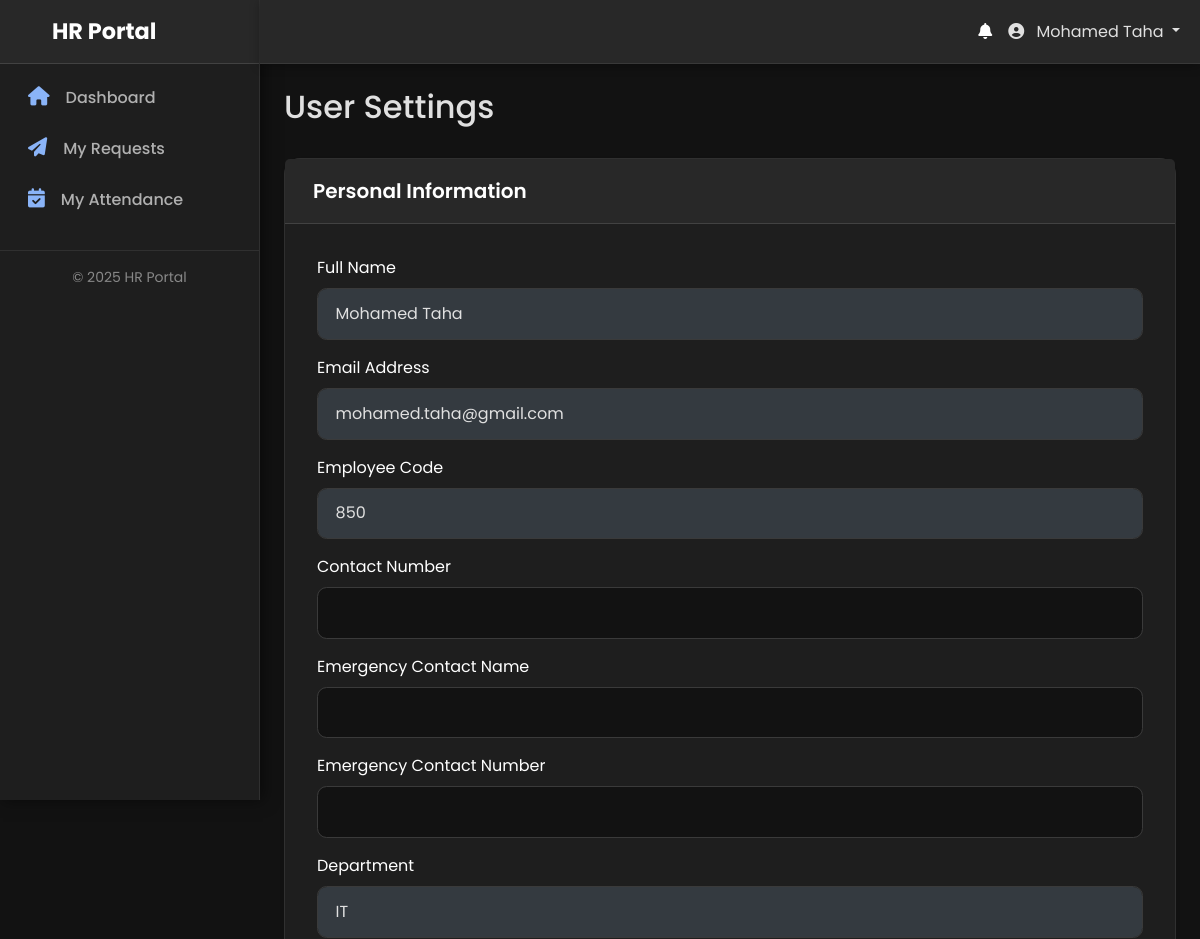
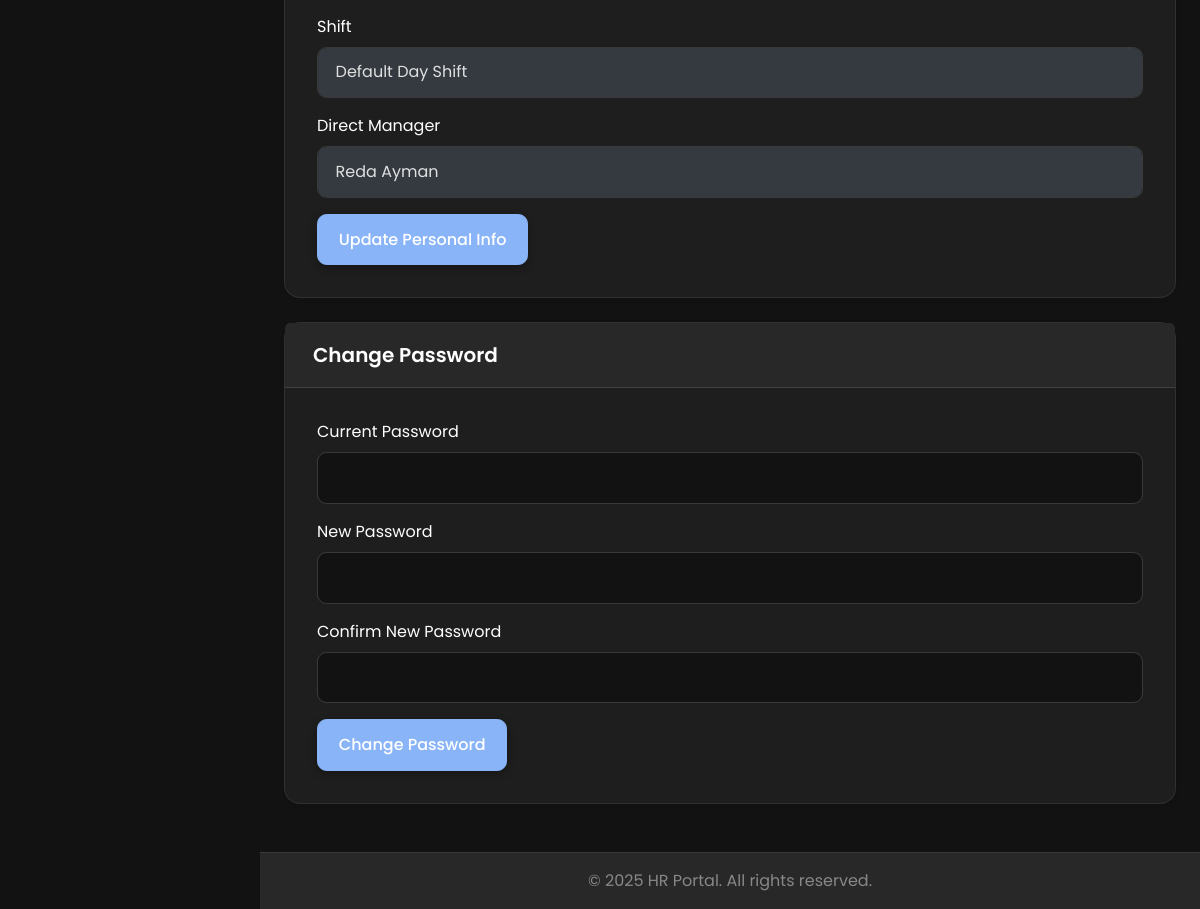
/user_settings.php (signed in), run on the app's committed database (2 pictures, top to bottom).
### tables this page shows
CREATE TABLE `users` (
  `id` int(11) NOT NULL,
  `employee_code` varchar(50) DEFAULT NULL,
  `full_name` varchar(255) NOT NULL,
  `email` varchar(255) NOT NULL,
  `password` varchar(255) NOT NULL,
  `contact_number` varchar(20) DEFAULT NULL,
  `emergency_contact_name` varchar(255) DEFAULT NULL,
  `emergency_contact_number` varchar(20) DEFAULT NULL,
  `role` enum('user','manager','hr','hr_manager','admin') NOT NULL DEFAULT 'user',
  `shift_id` int(11) DEFAULT NULL,
  `department_id` int(11) DEFAULT NULL,
  `direct_manager_id` int(11) DEFAULT NULL,
  `is_active` tinyint(1) NOT NULL DEFAULT 1,
  `must_change_password` tinyint(1) NOT NULL DEFAULT 0,
  `last_login_at` datetime DEFAULT NULL,
  `created_at` timestamp NOT NULL DEFAULT current_timestamp(),
  `updated_at` timestamp NOT NULL DEFAULT current_timestamp() ON UPDATE current_timestamp()
);

CREATE TABLE `departments` (
  `id` int(11) NOT NULL,
  `name` varchar(255) NOT NULL,
  `description` text DEFAULT NULL
);

CREATE TABLE `shifts` (
  `id` int(11) NOT NULL,
  `shift_name` varchar(100) NOT NULL,
  `start_time` time NOT NULL,
  `end_time` time NOT NULL,
  `break_start_time` time DEFAULT NULL,
  `break_end_time` time DEFAULT NULL,
  `grace_in_minutes` int(11) NOT NULL DEFAULT 0,
  `grace_out_minutes` int(11) NOT NULL DEFAULT 0,
  `is_night_shift` tinyint(1) NOT NULL DEFAULT 0,
  `created_at` timestamp NOT NULL DEFAULT current_timestamp(),
  `updated_at` timestamp NOT NULL DEFAULT current_timestamp() ON UPDATE current_timestamp()
);

### app/core/auth.php (called while the page is built, shortened)
<?php
function get_current_user_role() {
    return $_SESSION['role'] ?? null;
}

### user_settings.php (the view, shortened to what this page needs)
<?php
require_once __DIR__ . '/app/core/auth.php';
require_once __DIR__ . '/app/core/database.php';
$user_id = get_current_user_id();
$stmt_user = $pdo->prepare("
    SELECT
        u.full_name, u.email, u.employee_code, u.role,
        u.contact_number, u.emergency_contact_name, u.emergency_contact_number,
        d.name AS department_name,
        s.shift_name,
        m.full_name AS manager_name
    FROM
        users u
    LEFT JOIN
        departments d ON u.department_id = d.id
    LEFT JOIN
        shifts s ON u.shift_id = s.id
    LEFT JOIN
        users m ON u.direct_manager_id = m.id
    WHERE
        u.id = ?
");
$stmt_user->execute([$user_id]);
$user_details = $stmt_user->fetch(PDO::FETCH_ASSOC);
include __DIR__ . '/app/templates/header.php';
?>
<div class="d-flex justify-content-between align-items-center mb-4">
    <h1 class="h2">User Settings</h1>
</div>
<div class="card shadow-sm mb-4">
    <div class="card-header">
        <h5 class="card-title mb-0">Personal Information</h5>
    </div>
    <div class="card-body">
        <form action="user_settings.php" method="post">
            <div class="mb-3">
                <label for="full_name" class="form-label">Full Name</label>
                <?php $is_editable = in_array(get_current_user_role(), ['admin', 'hr', 'hr_manager']); ?>
                <input type="text" class="form-control" id="full_name" name="full_name" value="<?= htmlspecialchars($user_details['full_name']) ?>" <?= $is_editable ? '' : 'readonly disabled' ?> required>
            </div>
            <div class="mb-3">
                <label for="email" class="form-label">Email Address</label>
                <input type="email" class="form-control" id="email" name="email" value="<?= htmlspecialchars($user_details['email']) ?>" <?= $is_editable ? '' : 'readonly disabled' ?> required>
            </div>
            <div class="mb-3">
                <label for="employee_code" class="form-label">Employee Code</label>
                <input type="text" class="form-control" id="employee_code" value="<?= htmlspecialchars($user_details['employee_code'] ?? 'N/A') ?>" readonly disabled>
            </div>
            <div class="mb-3">
                <label for="contact_number" class="form-label">Contact Number</label>
                <input type="text" class="form-control" id="contact_number" name="contact_number" value="<?= htmlspecialchars($user_details['contact_number'] ?? '') ?>">
            </div>
            <div class="mb-3">
                <label for="emergency_contact_name" class="form-label">Emergency Contact Name</label>
                <input type="text" class="form-control" id="emergency_contact_name" name="emergency_contact_name" value="<?= htmlspecialchars($user_details['emergency_contact_name'] ?? '') ?>">
            </div>
            <div class="mb-3">
                <label for="emergency_contact_number" class="form-label">Emergency Contact Number</label>
                <input type="text" class="form-control" id="emergency_contact_number" name="emergency_contact_number" value="<?= htmlspecialchars($user_details['emergency_contact_number'] ?? '') ?>">
            </div>
            <div class="mb-3">
                <label for="department" class="form-label">Department</label>
                <input type="text" class="form-control" id="department" value="<?= htmlspecialchars($user_details['department_name'] ?? 'N/A') ?>" readonly disabled>
            </div>
            <div class="mb-3">
                <label for="shift" class="form-label">Shift</label>
                <input type="text" class="form-control" id="shift" value="<?= htmlspecialchars($user_details['shift_name'] ?? 'N/A') ?>" readonly disabled>
            </div>
            <div class="mb-3">
                <label for="manager" class="form-label">Direct Manager</label>
                <input type="text" class="form-control" id="manager" value="<?= htmlspecialchars($user_details['manager_name'] ?? 'N/A') ?>" readonly disabled>
            </div>
            <button type="submit" class="btn btn-primary">Update Personal Info</button>
        </form>
    </div>
</div>
<div class="card shadow-sm mb-4" id="change-password-section">
    <div class="card-header">
        <h5 class="card-title mb-0">Change Password</h5>
    </div>
    <div class="card-body">
        <form action="user_settings.php" method="post">
            <div class="mb-3">
                <label for="current_password" class="form-label">Current Password</label>
                <input type="password" class="form-control" id="current_password" name="current_password" required>
            </div>
            <div class="mb-3">
                <label for="new_password" class="form-label">New Password</label>
                <input type="password" class="form-control" id="new_password" name="new_password" required>
            </div>
            <div class="mb-3">
                <label for="confirm_password" class="form-label">Confirm New Password</label>
                <input type="password" class="form-control" id="confirm_password" name="confirm_password" required>
            </div>
            <button type="submit" class="btn btn-primary">Change Password</button>
        </form>
    </div>
</div>
<?php include __DIR__ . '/app/templates/footer.php'; ?>

### css/style.css (style rules this page uses)
* { box-sizing: border-box; }
html, body { height: 100%; margin: 0; padding: 0; overflow-x: hidden; background-color: #121212; color: #e0e0e0; font-family: 'Poppins', sans-serif; background-image: radial-gradient(circle at top left, rgba(138, 180, 248, 0.05) 0%, transparent 30%), radial-gradient(circle at bottom right, rgba(105, 240, 174, 0.05) 0%, transparent 30%); background-size: 100% 100%; background-repeat: no-repeat; }
.card { border: 1px solid rgba(255, 255, 255, 0.08); border-radius: 1rem; background-color: #1e1e1e; box-shadow: 0 10px 30px rgba(0, 0, 0, 0.5); transition: transform 0.2s ease-out, box-shadow 0.2s ease-out; position: relative; z-index: 1; }
.card-header { background-color: #282828; border-bottom: 1px solid rgba(255, 255, 255, 0.12); color: #ffffff; font-weight: 600; padding: 1.25rem 1.75rem; border-top-left-radius: 1rem; border-top-right-radius: 1rem; }
.card-header h2, .card-header h5 { color: #ffffff; font-weight: 600; white-space: normal; word-break: break-word; }
.card-body { padding: 2rem; }
.form-label { color: #ffffff; }
.form-control, .form-select { border-radius: 0.6rem; border: 1px solid #3a3a3a; background-color: #121212; color: #e0e0e0; padding: 0.8rem 1.1rem; transition: border-color 0.2s ease, box-shadow 0.2s ease; }
.form-control::placeholder { color: #a0a0a0; opacity: 1; }
.btn { border-radius: 0.6rem; font-weight: 500; padding: 0.8rem 1.3rem; transition: all 0.3s ease-in-out, box-shadow 0.2s ease-out; box-shadow: 0 3px 8px rgba(0, 0, 0, 0.3); cursor: pointer; }
.btn-primary { background-color: #8ab4f8; border-color: #8ab4f8; color: #ffffff; }

### data on the page
users: full_name "Mohamed Taha", email "mohamed.taha@gmail.com", employee_code "850", department.name "IT", shift.shift_name "Default Day Shift", direct_manager.full_name "Reda Ayman"

### other printed values
SITE_NAME "HR Portal"
$_SESSION['full_name'] "Mohamed Taha"
